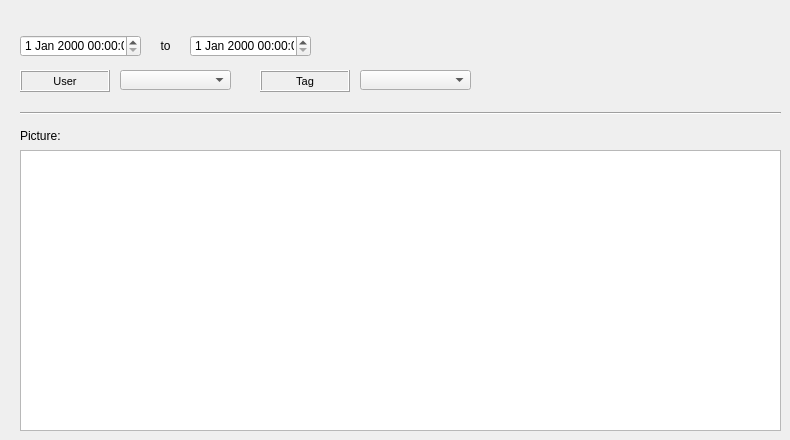
   <widget class="QWidget" name="tab_9">
    <attribute name="title">
     <string>Picture</string>
    </attribute>
    <widget class="QDateTimeEdit" name="dateTimeEdit_16">
     <property name="geometry">
      <rect>
       <x>20</x>
       <y>35</y>
       <width>121</width>
       <height>22</height>
      </rect>
     </property>
    </widget>
    <widget class="Line" name="line_7">
     <property name="geometry">
      <rect>
       <x>20</x>
       <y>105</y>
       <width>761</width>
       <height>16</height>
      </rect>
     </property>
     <property name="orientation">
      <enum>Qt::Horizontal</enum>
     </property>
    </widget>
    <widget class="QComboBox" name="comboBox_48">
     <property name="geometry">
      <rect>
       <x>120</x>
       <y>70</y>
       <width>111</width>
       <height>20</height>
      </rect>
     </property>
    </widget>
    <widget class="QLabel" name="label_142">
     <property name="geometry">
      <rect>
       <x>20</x>
       <y>125</y>
       <width>90</width>
       <height>22</height>
      </rect>
     </property>
     <property name="font">
      <font>
       <pointsize>9</pointsize>
      </font>
     </property>
     <property name="frameShape">
      <enum>QFrame::NoFrame</enum>
     </property>
     <property name="frameShadow">
      <enum>QFrame::Plain</enum>
     </property>
     <property name="text">
      <string>Picture:</string>
     </property>
     <property name="textFormat">
      <enum>Qt::AutoText</enum>
     </property>
     <property name="scaledContents">
      <bool>false</bool>
     </property>
     <property name="alignment">
      <set>Qt::AlignLeading|Qt::AlignLeft|Qt::AlignVCenter</set>
     </property>
     <property name="margin">
      <number>3</number>
     </property>
    </widget>
    <widget class="QComboBox" name="comboBox_49">
     <property name="geometry">
      <rect>
       <x>360</x>
       <y>70</y>
       <width>111</width>
       <height>20</height>
      </rect>
     </property>
    </widget>
    <widget class="QLabel" name="label_84">
     <property name="geometry">
      <rect>
       <x>20</x>
       <y>70</y>
       <width>90</width>
       <height>22</height>
      </rect>
     </property>
     <property name="font">
      <font>
       <pointsize>8</pointsize>
      </font>
     </property>
     <property name="frameShape">
      <enum>QFrame::Box</enum>
     </property>
     <property name="frameShadow">
      <enum>QFrame::Raised</enum>
     </property>
     <property name="text">
      <string>User</string>
     </property>
     <property name="textFormat">
      <enum>Qt::AutoText</enum>
     </property>
     <property name="scaledContents">
      <bool>false</bool>
     </property>
     <property name="alignment">
      <set>Qt::AlignCenter</set>
     </property>
     <property name="margin">
      <number>3</number>
     </property>
    </widget>
    <widget class="QDateTimeEdit" name="dateTimeEdit_15">
     <property name="geometry">
      <rect>
       <x>190</x>
       <y>35</y>
       <width>121</width>
       <height>22</height>
      </rect>
     </property>
    </widget>
    <widget class="QLabel" name="label_143">
     <property name="geometry">
      <rect>
       <x>150</x>
       <y>35</y>
       <width>31</width>
       <height>22</height>
      </rect>
     </property>
     <property name="font">
      <font>
       <pointsize>9</pointsize>
      </font>
     </property>
     <property name="frameShape">
      <enum>QFrame::NoFrame</enum>
     </property>
     <property name="frameShadow">
      <enum>QFrame::Raised</enum>
     </property>
     <property name="text">
      <string>to</string>
     </property>
     <property name="textFormat">
      <enum>Qt::AutoText</enum>
     </property>
     <property name="scaledContents">
      <bool>false</bool>
     </property>
     <property name="alignment">
      <set>Qt::AlignCenter</set>
     </property>
     <property name="margin">
      <number>3</number>
     </property>
    </widget>
    <widget class="QTableWidget" name="tableWidget_13">
     <property name="geometry">
      <rect>
       <x>20</x>
       <y>150</y>
       <width>761</width>
       <height>281</height>
      </rect>
     </property>
    </widget>
    <widget class="QLabel" name="label_83">
     <property name="geometry">
      <rect>
       <x>260</x>
       <y>70</y>
       <width>90</width>
       <height>22</height>
      </rect>
     </property>
     <property name="font">
      <font>
       <pointsize>8</pointsize>
      </font>
     </property>
     <property name="frameShape">
      <enum>QFrame::Box</enum>
     </property>
     <property name="frameShadow">
      <enum>QFrame::Raised</enum>
     </property>
     <property name="text">
      <string>Tag</string>
     </property>
     <property name="textFormat">
      <enum>Qt::AutoText</enum>
     </property>
     <property name="scaledContents">
      <bool>false</bool>
     </property>
     <property name="alignment">
      <set>Qt::AlignCenter</set>
     </property>
     <property name="margin">
      <number>3</number>
     </property>
    </widget>
   </widget>
